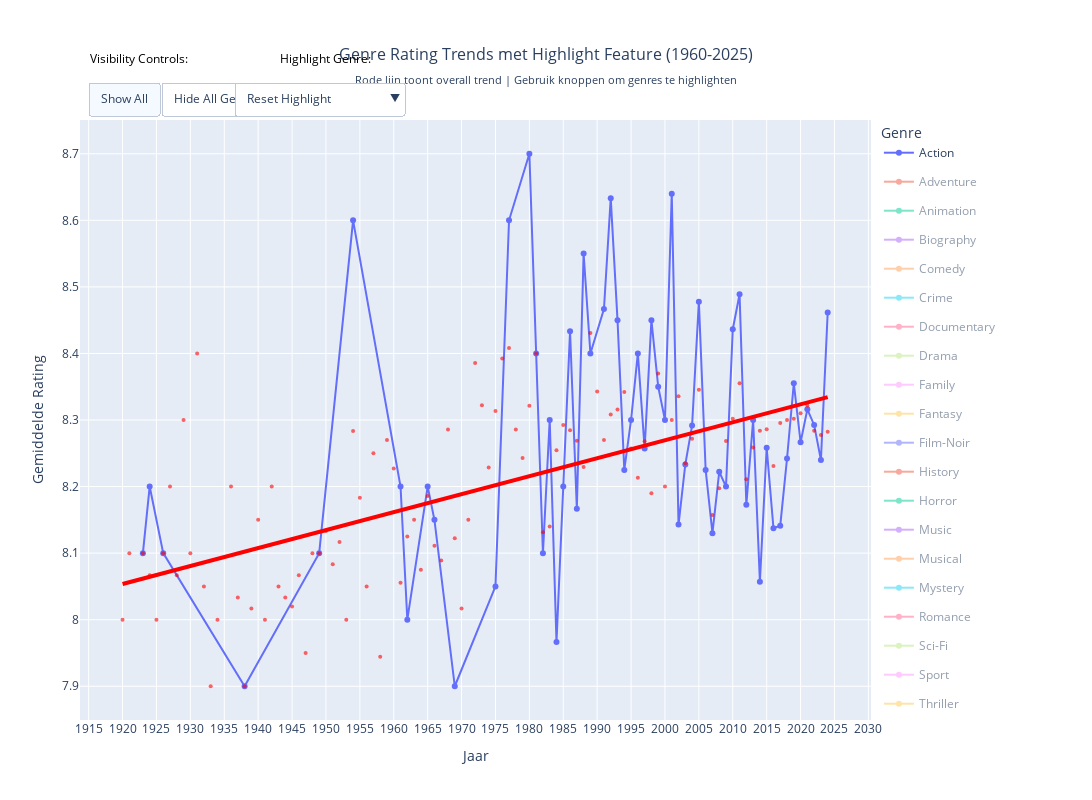

Notebook cell for this chart:
### Markdown cell above
# Gemiddelde GenreRating Per jaar

### Code cell
import pandas as pd
import plotly.express as px
import plotly.graph_objects as go
from plotly.subplots import make_subplots
import numpy as np
from scipy import stats
from collections import Counter

# Laad de gecombineerde dataset
try:
    df = pd.read_csv('data/combined_stats_by_genre_year.csv')
    # Laad ook de overall yearly data voor de regressielijn
    df_yearly = pd.read_csv('data/combined_stats_by_year.csv')
    
    # Gegevens opschonen - START EERDER!
    df_clean = df.dropna(subset=['releaseYear', 'mean_rating', 'genre'])
    df_clean = df_clean[(df_clean['releaseYear'] >= 1920) & (df_clean['releaseYear'] <= 2024)] 
    df_clean = df_clean[(df_clean['mean_rating'] >= 0) & (df_clean['mean_rating'] <= 10)]
    
    # Extraheer individuele genres en maak aparte rijen
    genre_rows = []
    for _, row in df_clean.iterrows():
        genres_str = str(row['genre'])
        individual_genres = [g.strip() for g in genres_str.split(',')]
        
        for genre in individual_genres:
            if genre and genre != 'nan':
                genre_rows.append({
                    'releaseYear': row['releaseYear'],
                    'mean_rating': row['mean_rating'],
                    'genre': genre,
                    'unique_titles_count': row['unique_titles_count']
                })
    
    genre_df = pd.DataFrame(genre_rows)
    
    # Selecteer genres met voldoende data
    genre_counts = Counter(genre_df['genre'])
    top_genres = [genre for genre, count in genre_counts.items() if count >= 15]
    top_genres = sorted(top_genres)
    
    # Filter op topgenres
    top_genre_df = genre_df[genre_df['genre'].isin(top_genres)]
    
    # Groepeer per genre en jaar
    trend_data = top_genre_df.groupby(['genre', 'releaseYear']).agg({
        'mean_rating': 'mean',
        'unique_titles_count': 'sum'
    }).reset_index()
    
    # Bereken OVERALL regressielijn voor alle genres samen
    # Filter yearly data op dezelfde periode
    df_yearly_clean = df_yearly.dropna(subset=['releaseYear', 'mean_rating'])
    df_yearly_clean = df_yearly_clean[(df_yearly_clean['releaseYear'] >= 1920) & (df_yearly_clean['releaseYear'] <= 2024)]
    df_yearly_clean = df_yearly_clean[(df_yearly_clean['mean_rating'] >= 0) & (df_yearly_clean['mean_rating'] <= 10)]
    
    # Linear regression voor overall trend
    x_overall = df_yearly_clean['releaseYear'].values
    y_overall = df_yearly_clean['mean_rating'].values
    
    slope_overall, intercept_overall, r_value_overall, p_value_overall, std_err_overall = stats.linregress(x_overall, y_overall)
    
    # Maak overall regressielijn
    x_reg_overall = np.array([x_overall.min(), x_overall.max()])
    y_reg_overall = slope_overall * x_reg_overall + intercept_overall
    
    # Overall statistieken
    overall_stats = {
        'slope': slope_overall,
        'r_squared': r_value_overall**2,
        'p_value': p_value_overall,
        'trend': 'Stijgend' if slope_overall > 0 else 'Dalend',
        'significance': 'Significant' if p_value_overall < 0.05 else 'Niet significant'
    }
    
    # Maak de grafiek
    fig = go.Figure()
    
    # Voeg datapunten toe voor elk genre
    for genre in top_genres:
        genre_data = trend_data[trend_data['genre'] == genre]
        
        # Scatter plot met werkelijke data
        fig.add_trace(go.Scatter(
            x=genre_data['releaseYear'],
            y=genre_data['mean_rating'],
            mode='markers+lines',
            name=genre,
            line=dict(width=2),
            marker=dict(size=6),
            visible='legendonly' if genre != top_genres[0] else True,
            legendgroup=genre,
            showlegend=True
        ))
    
    # Voeg de OVERALL regressielijn toe (voor alle genres samen)
    fig.add_trace(go.Scatter(
        x=x_reg_overall,
        y=y_reg_overall,
        mode='lines',
        name='Overall Trend (Alle Genres)',
        line=dict(width=4, dash='solid', color='red'),
        visible=True,
        showlegend=True,
        hovertemplate='<b>Overall Trend</b><br>Jaar: %{x}<br>Gemiddelde Rating: %{y:.2f}<extra></extra>'
    ))
    
    # Voeg ook de werkelijke yearly data toe als referentie
    fig.add_trace(go.Scatter(
        x=df_yearly_clean['releaseYear'],
        y=df_yearly_clean['mean_rating'],
        mode='markers',
        name='Werkelijke Jaargemiddelden',
        marker=dict(size=4, color='red', opacity=0.6),
        visible=True,
        showlegend=True,
        hovertemplate='<b>Werkelijk Jaargemiddelde</b><br>Jaar: %{x}<br>Gemiddelde Rating: %{y:.2f}<extra></extra>'
    ))
    
    # Create highlight buttons for each genre
    highlight_buttons = []
    
    # Reset button (no highlight)
    visibility_reset = []
    line_widths_reset = []
    marker_sizes_reset = []
    
    for i, genre in enumerate(top_genres):
        visibility_reset.append('legendonly' if genre != top_genres[0] else True)
        line_widths_reset.append(2)  # Normal width
        marker_sizes_reset.append(6)  # Normal size
    
    # Add visibility for non-genre traces (overall trend and yearly data)
    visibility_reset.extend([True, True])
    line_widths_reset.extend([4, None])  # Overall trend keeps its width, yearly data has no line
    marker_sizes_reset.extend([None, 4])  # Overall trend has no markers, yearly data keeps its size
    
    highlight_buttons.append(dict(
        args=[{
            "visible": visibility_reset,
            "line.width": line_widths_reset,
            "marker.size": marker_sizes_reset
        }],
        label="Reset Highlight",
        method="restyle"
    ))
    
    # Create highlight button for each genre
    for highlight_genre in top_genres:
        visibility_highlight = []
        line_widths_highlight = []
        marker_sizes_highlight = []
        
        for i, genre in enumerate(top_genres):
            if genre == highlight_genre:
                visibility_highlight.append(True)  # Always show highlighted genre
                line_widths_highlight.append(1.5)  # Thicker line for highlighted genre
                marker_sizes_highlight.append(10)  # Larger markers for highlighted genre
            else:
                visibility_highlight.append('legendonly')  # Hide other genres
                line_widths_highlight.append(1)  # Thinner lines for non-highlighted
                marker_sizes_highlight.append(4)  # Smaller markers for non-highlighted
        
        # Add visibility for non-genre traces (overall trend and yearly data)
        visibility_highlight.extend([True, True])
        line_widths_highlight.extend([2, None])  # Make overall trend thinner when highlighting
        marker_sizes_highlight.extend([None, 3])  # Make yearly data markers smaller
        
        highlight_buttons.append(dict(
            args=[{
                "visible": visibility_highlight,
                "line.width": line_widths_highlight,
                "marker.size": marker_sizes_highlight
            }],
            label=f"Highlight {highlight_genre}",
            method="restyle"
        ))
    
    # Update layout with enhanced button menu
    fig.update_layout(
        title='Genre Rating Trends met Highlight Feature (1960-2025)<br><sub>Rode lijn toont overall trend | Gebruik knoppen om genres te highlighten</sub>',
        width=1400,
        height=800,
        title_font_size=16,
        title_x=0.5,
        xaxis_title="Jaar",
        yaxis_title="Gemiddelde Rating",
        legend_title="Genre",
        hovermode='closest',
        xaxis=dict(dtick=5),
        legend=dict(
            orientation="v",
            yanchor="top",
            y=1,
            xanchor="left",
            x=1.01
        ),
        margin=dict(r=200, t=120),  # Extra top margin for buttons
        # Enhanced button menu
        updatemenus=[
            # Visibility control buttons
            dict(
                type="buttons",
                direction="left",
                buttons=list([
                    dict(
                        args=[{"visible": [True] * len(fig.data)}],
                        label="Show All",
                        method="restyle"
                    ),
                    dict(
                        args=[{"visible": ['legendonly'] * len(top_genres) + [True, True]}],  # Keep overall trend visible
                        label="Hide All Genres",
                        method="restyle"
                    )
                ]),
                pad={"r": 10, "t": 10},
                showactive=True,
                x=0.01,
                xanchor="left",
                y=1.08,
                yanchor="top"
            ),
            # Highlight control buttons
            dict(
                type="dropdown",
                direction="down",
                buttons=highlight_buttons,
                pad={"r": 10, "t": 10},
                showactive=True,
                x=0.195,
                xanchor="left",
                y=1.08,
                yanchor="top"
            )
        ],
        annotations=[
            dict(
                text="Visibility Controls:",
                x=0.01, y=1.12,
                xref="paper", yref="paper",
                showarrow=False,
                font=dict(size=12, color="black")
            ),
            dict(
                text="Highlight Genre:",
                x=0.25, y=1.12,
                xref="paper", yref="paper",
                showarrow=False,
                font=dict(size=12, color="black")
            )
        ]
    )
    
    # Toon de grafiek
    fig.show()

except FileNotFoundError:
    pass
except Exception as e:
    pass
